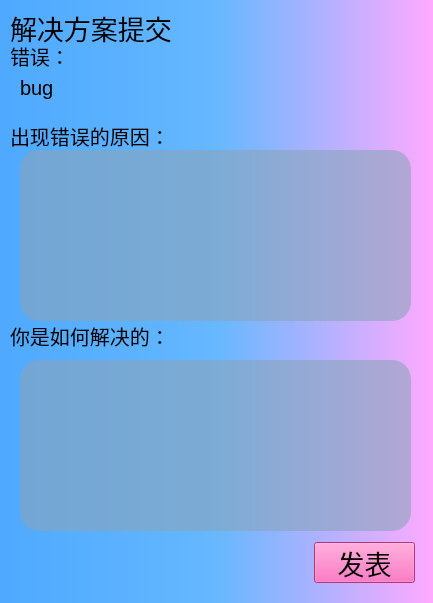
<?xml version="1.0" encoding="UTF-8"?>
<ui version="4.0">
 <class>Form</class>
 <widget class="QWidget" name="Form">
  <property name="geometry">
   <rect>
    <x>0</x>
    <y>0</y>
    <width>433</width>
    <height>603</height>
   </rect>
  </property>
  <property name="minimumSize">
   <size>
    <width>433</width>
    <height>603</height>
   </size>
  </property>
  <property name="maximumSize">
   <size>
    <width>433</width>
    <height>603</height>
   </size>
  </property>
  <property name="windowTitle">
   <string>Form</string>
  </property>
  <property name="styleSheet">
   <string notr="true">background: qlineargradient(spread:pad, x0:1, y1:0, x2:1, y2:0, stop:0 rgb(78, 169, 255), stop:0.5  rgb(102, 184, 255), stop:1 rgb(255, 170, 255))</string>
  </property>
  <widget class="QLabel" name="label">
   <property name="geometry">
    <rect>
     <x>10</x>
     <y>10</y>
     <width>200</width>
     <height>35</height>
    </rect>
   </property>
   <property name="minimumSize">
    <size>
     <width>200</width>
     <height>35</height>
    </size>
   </property>
   <property name="maximumSize">
    <size>
     <width>20</width>
     <height>707215</height>
    </size>
   </property>
   <property name="font">
    <font>
     <family>Arial</family>
     <pointsize>20</pointsize>
    </font>
   </property>
   <property name="styleSheet">
    <string notr="true">background:rgba(255, 255, 255, 0)
</string>
   </property>
   <property name="text">
    <string>解决方案提交</string>
   </property>
  </widget>
  <widget class="QLabel" name="label_2">
   <property name="geometry">
    <rect>
     <x>10</x>
     <y>40</y>
     <width>61</width>
     <height>31</height>
    </rect>
   </property>
   <property name="minimumSize">
    <size>
     <width>61</width>
     <height>31</height>
    </size>
   </property>
   <property name="maximumSize">
    <size>
     <width>61</width>
     <height>31</height>
    </size>
   </property>
   <property name="font">
    <font>
     <family>Arial</family>
     <pointsize>15</pointsize>
    </font>
   </property>
   <property name="styleSheet">
    <string notr="true">background:rgba(255, 255, 255, 0)</string>
   </property>
   <property name="text">
    <string>错误：</string>
   </property>
  </widget>
  <widget class="QLabel" name="error">
   <property name="geometry">
    <rect>
     <x>20</x>
     <y>70</y>
     <width>800</width>
     <height>35</height>
    </rect>
   </property>
   <property name="minimumSize">
    <size>
     <width>800</width>
     <height>35</height>
    </size>
   </property>
   <property name="maximumSize">
    <size>
     <width>800</width>
     <height>35</height>
    </size>
   </property>
   <property name="font">
    <font>
     <family>Arial</family>
     <pointsize>15</pointsize>
    </font>
   </property>
   <property name="styleSheet">
    <string notr="true">background:rgba(255, 255, 255, 0)
</string>
   </property>
   <property name="text">
    <string>bug</string>
   </property>
  </widget>
  <widget class="QLabel" name="label_4">
   <property name="geometry">
    <rect>
     <x>10</x>
     <y>120</y>
     <width>401</width>
     <height>31</height>
    </rect>
   </property>
   <property name="minimumSize">
    <size>
     <width>61</width>
     <height>31</height>
    </size>
   </property>
   <property name="maximumSize">
    <size>
     <width>1000</width>
     <height>31</height>
    </size>
   </property>
   <property name="font">
    <font>
     <family>Arial</family>
     <pointsize>15</pointsize>
    </font>
   </property>
   <property name="styleSheet">
    <string notr="true">background:rgba(255, 255, 255, 0)</string>
   </property>
   <property name="text">
    <string>出现错误的原因：</string>
   </property>
  </widget>
  <widget class="QLabel" name="label_5">
   <property name="geometry">
    <rect>
     <x>10</x>
     <y>320</y>
     <width>401</width>
     <height>31</height>
    </rect>
   </property>
   <property name="minimumSize">
    <size>
     <width>61</width>
     <height>31</height>
    </size>
   </property>
   <property name="maximumSize">
    <size>
     <width>1000</width>
     <height>31</height>
    </size>
   </property>
   <property name="font">
    <font>
     <family>Arial</family>
     <pointsize>15</pointsize>
    </font>
   </property>
   <property name="styleSheet">
    <string notr="true">background:rgba(255, 255, 255, 0)</string>
   </property>
   <property name="text">
    <string>你是如何解决的：</string>
   </property>
  </widget>
  <widget class="QPushButton" name="handup">
   <property name="geometry">
    <rect>
     <x>314</x>
     <y>542</y>
     <width>101</width>
     <height>41</height>
    </rect>
   </property>
   <property name="font">
    <font>
     <family>Arial</family>
     <pointsize>20</pointsize>
    </font>
   </property>
   <property name="styleSheet">
    <string notr="true">background:rgb(255, 75, 177)</string>
   </property>
   <property name="text">
    <string>发表</string>
   </property>
  </widget>
  <widget class="QTextEdit" name="reason">
   <property name="geometry">
    <rect>
     <x>20</x>
     <y>150</y>
     <width>391</width>
     <height>171</height>
    </rect>
   </property>
   <property name="styleSheet">
    <string notr="true">background: rgba(139, 163, 185,0.6);
border-radius:19px</string>
   </property>
  </widget>
  <widget class="QTextEdit" name="body">
   <property name="geometry">
    <rect>
     <x>20</x>
     <y>360</y>
     <width>391</width>
     <height>171</height>
    </rect>
   </property>
   <property name="styleSheet">
    <string notr="true">background: rgba(139, 163, 185,0.6);
border-radius:19px</string>
   </property>
  </widget>
 </widget>
 <resources/>
 <connections/>
</ui>
